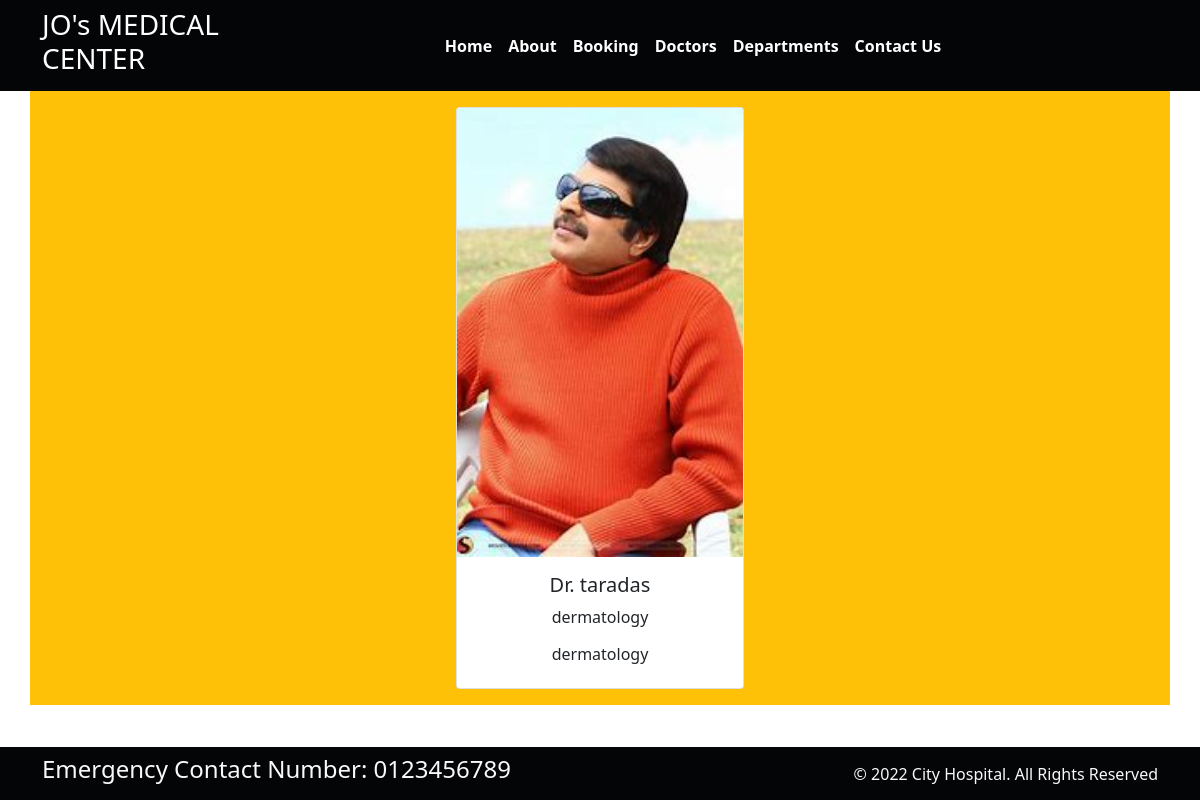
The page /doctor/ on the database as committed earlier.
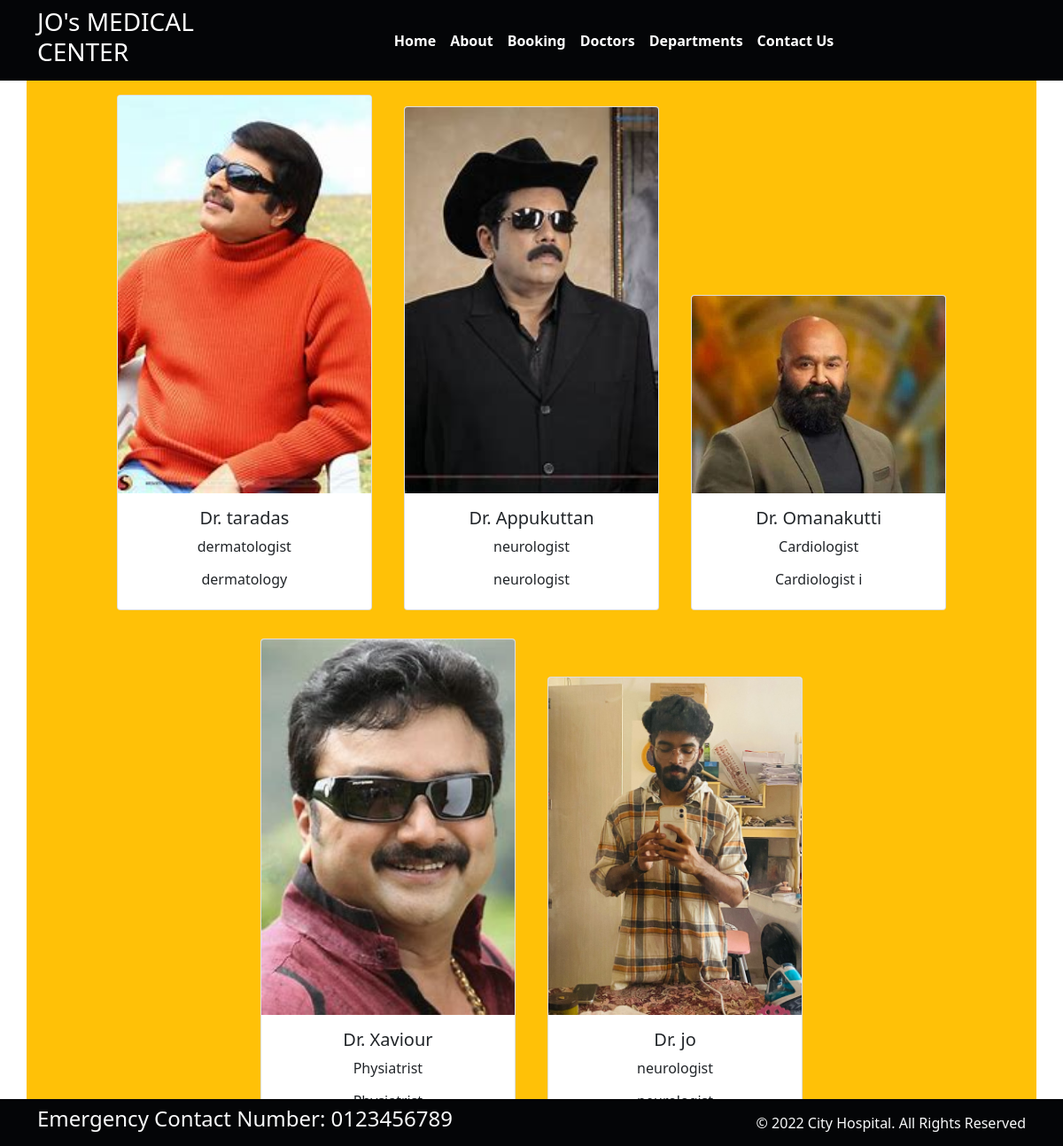
The same page on the database as committed later.
### home/models.py (models this page shows, shortened)
class Doctors(models.Model):
    doc_name=models.CharField(max_length=260)
    doc_spec=models.CharField(max_length=260)
    dep_name=models.ForeignKey(Departments,on_delete=models.CASCADE)
    doc_image=models.ImageField(upload_to='doctors')

class Departments(models.Model):
    dep_name=models.CharField(max_length=100)
    dep_description=models.TextField()
    def __str__(self):
        return self.dep_name

### home/views.py (the view)
# urls.py: path('doctor/',views.doctor,name='doctor'),
def doctor(request):
    dict_docs={
        'doctors':Doctors.objects.all()
    }
    return render(request,'doctor.html',dict_docs)

### templates/doctor.html (shortened to what this page needs)
{% extends "base.html" %}
{% block content %}
<div class="container text-center bg-warning">
    {% for d in doctors %}
    <div class="card text-center mx-3 my-3" style="width: 18rem; display: inline-block;">
        <img src="{{d.doc_image.url}}" class="card-img-top" alt="...">
        <div class="card-body">
          <h5 class="card-title">Dr. {{d.doc_name}}</h5>
          <p class="card-text">{{d.doc_spec}}</p>
          <h6>{{d.dep_name}}</h6>
        </div>
      </div>
    {% endfor %}
</div>
{% endblock %}

### templates/base.html (shortened to what this page needs)
{% load static %}
<!DOCTYPE html>
<html>
  <head>
    <link rel="stylesheet" href="https://cdn.jsdelivr.net/npm/bootstrap@5.1.3/dist/css/bootstrap.min.css">
    <link rel="stylesheet" href="https://use.fontawesome.com/releases/v5.2.0/css/all.css">
    <link rel="stylesheet" href="{% static 'css/style.css' %}">
  </head>
  <body>
    <nav class="navbar navbar-custom navbar-expand-md ">
      <div class="container">
        <div class="col-2 text-left pl-md-0">
          <h3 class="text-white"> JO's MEDICAL CENTER</h3>
        </div>
        <div
          class="collapse navbar-collapse justify-content-center col-md-8 navbar-collapse-3">
          <ul class="navbar-nav justify-content-center  fw-bold">
            <li class="nav-item active">
              <a class="nav-link text-white" href="{% url 'home' %}">Home </a>
            </li>
            <li class="nav-item">
              <a class="nav-link text-white" href="{% url 'about' %}">About</a>
            </li>
            <li class="nav-item">
              <a class="nav-link text-white" href="{% url 'booking' %}">Booking</a>
            </li>
            <li class="nav-item">
              <a class="nav-link text-white" href="{% url 'doctor' %}">Doctors</a>
            </li>
			 <li class="nav-item">
              <a class="nav-link text-white" href="{% url 'department' %}">Departments</a>
            </li>
            <li class="nav-item">
              <a class="nav-link text-white" href="{% url 'contact' %}">Contact Us</a>
            </li>
          </ul>
        </div>
      </div>
    </nav>
    {% block content %}{% endblock %}
    <section class="fixed-bottom">
      <footer class="pt-2 pb-2  navbar-custom text-light">
        <div class="container">
          <div class="row align-items-center">
            <div class="col-12 col-md-8">
              <h4>Emergency Contact Number: 0123456789</h4>
            </div>
            <div class="col-12 col-md-4 mt-4 mt-md-0 text-center text-md-end">
              © 2022 City Hospital. All Rights Reserved
            </div>
          </div>
        </div>
      </footer>
    </section>
  </body>
</html>

### static/css/style.css (style rules this page uses)
.navbar-custom { background-color: #040507; }
.navbar-custom .nav-link { color: #6d0d0d; }

Rows that differ between the two databases and show on the page:
changed Doctors "taradas": doc_spec "dermatology" → "dermatologist"
added Doctors: doc_image (picture), doc_name "Appukuttan", doc_spec "neurologist", dep_name "neurologist"
added Doctors: doc_image (picture), doc_name "Omanakutti", doc_spec "Cardiologist", dep_name "Cardiologist i"
added Doctors: doc_image (picture), doc_name "Xaviour", doc_spec "Physiatrist"
added Doctors: doc_image (picture), doc_name "jo", doc_spec "neurologist"
